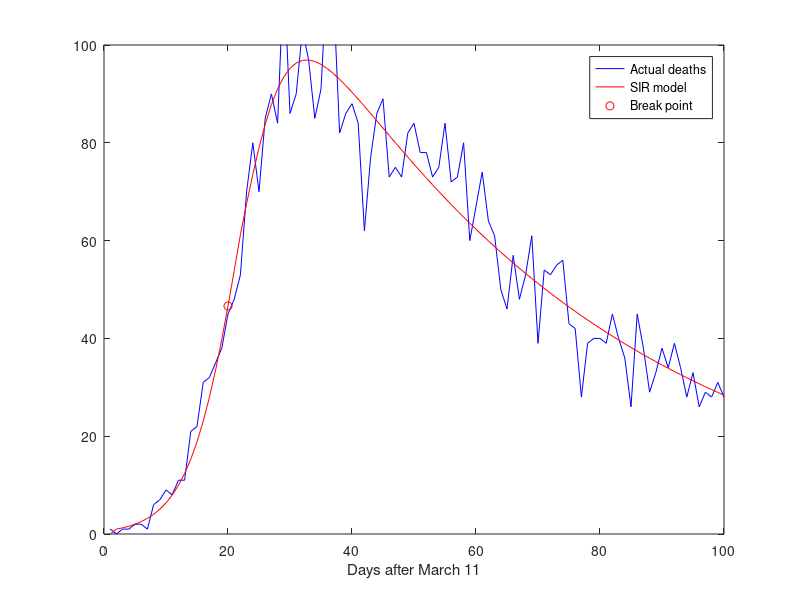
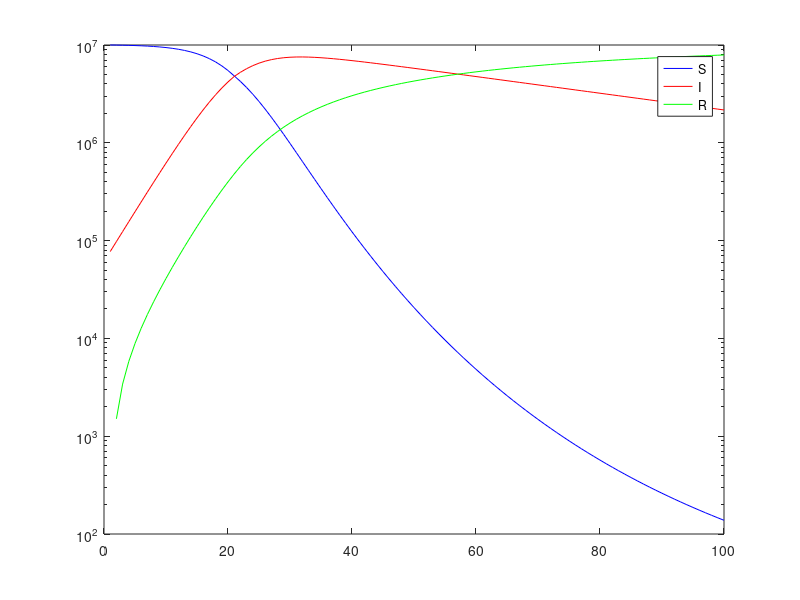

Here is the MATLAB script that generated these plots, in order:

clear all;close all

load dSE;       % Death data from FHM 20200311 to 20200703
D=100;          % Days considered in simulation
d=dSE(1:D);     % Remove last days which have missing data
D1=20;          % Intervention day

% Parameters that fit data
N=10e6;             % Population
I0=7.7226e+04;      % Initially infected
gamma=0.0195;       % SIR parameter gamma
lambda0 = 0.2847;   % SIR parameter lambda before intervention
lambda1 = 0.2549;    % SIR parameter lambda after intervention
cfr=6.5867e-04;     % Case fatality ratio

% Initial states
S(1)=N; 
I(1)=I0;
R(1)=0;  

for t=1:D-1
    if t<=D1
        lambda=lambda0;
    else
        lambda=lambda1;
    end
    S(t+1)=S(t)-lambda*I(t)*S(t)/N;
    I(t+1)=I(t)+lambda*I(t)*S(t)/N - gamma*I(t);
    R(t+1)=R(t)+gamma*I(t);
end
dhat=[0; cfr*diff(R(1:D)')];

figure
plot(1:D,d,'b-',1:D,dhat,'r-',D1,dhat(D1),'or')
legend({'Actual deaths','SIR model','Break point'})
xlabel('Days after March 11')
set(gca,'xlim',[0 length(dhat)],'ylim',[0 100])

figure
semilogy(1:D,S,'b-',1:D,I,'r-',1:D,R,'g-')
legend({'S','I','R'})
